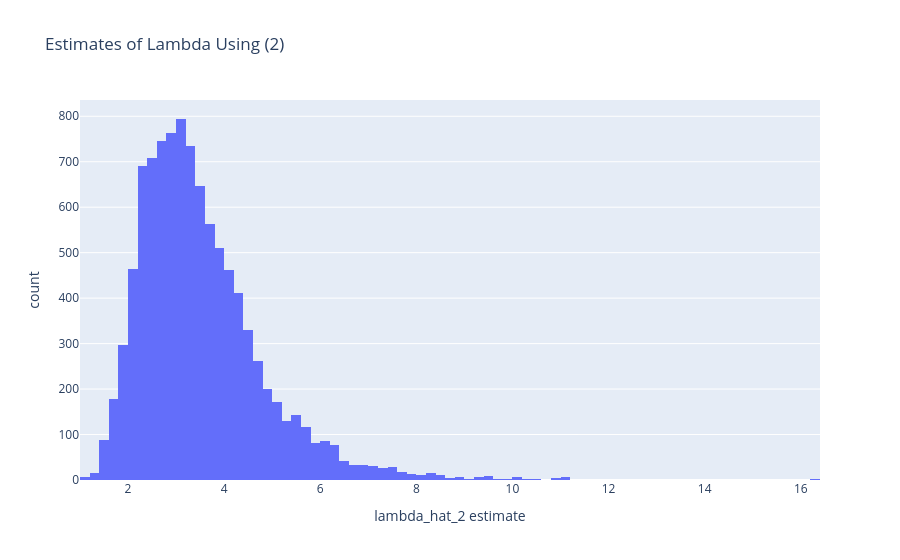

Notebook cell for this chart:
### Code cell
fig2 = px.histogram(
    samples_w_estimator_two,
    title="Estimates of Lambda Using (2)",
    nbins=100,
    labels={"value": "lambda_hat_2 estimate"},
)
fig2.update_layout(showlegend=False)

fig2.show()

### Figure 1 — Plotly figure (JSON) as saved in the notebook; plotly's stock layout.template omitted (floating-point values rounded to 4 significant figures; data arrays with more than 128 entries replaced by an {"elided": "..."} marker saying what was removed)
{"data": [{"bingroup": "x", "hovertemplate": "variable=0<br>lambda_hat_2 estimate=%{x}<br>count=%{y}<extra></extra>", "legendgroup": "0", "marker": {"color": "#636efa", "pattern": {"shape": ""}}, "name": "0", "nbinsx": 100, "orientation": "v", "showlegend": true, "type": "histogram", "x": {"elided": "10000 float values"}, "xaxis": "x", "yaxis": "y"}], "layout": {"barmode": "relative", "legend": {"title": {"text": "variable"}, "tracegroupgap": 0}, "showlegend": false, "title": {"text": "Estimates of Lambda Using (2)"}, "xaxis": {"anchor": "y", "domain": [0, 1], "title": {"text": "lambda_hat_2 estimate"}}, "yaxis": {"anchor": "x", "domain": [0, 1], "title": {"text": "count"}}}}
